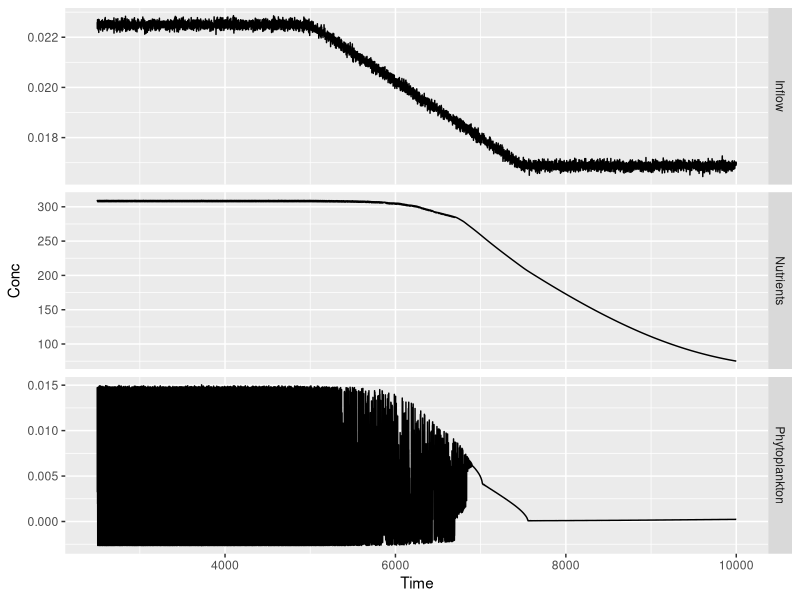

The R source for this figure:
# Lake Model - Mean Field
# Based on Serizawa et al (2008)

library(ggplot2)

##### Simulation Parameters #####
  dt = 0.01
  t.i = 0
  t.f = 10000
  t = seq(t.i,t.f,by=dt)
  timelength = length(t)
  

##### Model Parameters #####
  mu = 0.5 # max growth rate of phytoplankton
  k = 0.01  # nutrient concentration in phytoplankton
  f.P = 1.8 # max predation rate on phytoplankton
  m.N = 0.015 # removal rate of nutrients
  h.N = 0.005 # half saturation of nutrients
  h.P = 4.0 # half saturation of phytoplankton
  I.N = 0.0225/2 # base input rate of nutrient
  P.i = 3 # initial concentration of phytoplankton
  N.i = 0 # initial concentration of nutirents

  stdev = I.N/100

##### Variables #####
  #I.N.data1 = seq(I.N, I.N, length.out = timelength/2) #+ rnorm(timelength, mean = I.N, sd = I.N/10) # input rate of nutrients
  #I.N.data2 = seq(I.N/2, I.N/2, length.out = timelength/2) 
  #I.N.data = abs(c(I.N.data1, I.N.data2))
  I.N.data1 = seq(I.N, I.N, length.out = timelength/2-1) + rnorm(timelength/2, mean = I.N,   sd = stdev)
  I.N.data2 = seq(I.N, I.N/2, length.out = timelength/4-1) + rnorm(timelength/4, mean = I.N,   sd = stdev)
  I.N.data3 = seq(I.N/2, I.N/2, length.out = timelength/4-1) + rnorm(timelength/4, mean = I.N,   sd = stdev)
  I.N.data = c(I.N.data1,I.N.data2,I.N.data3)
  N.data = c(N.i, rep(0, timelength-1)) # Nutrient concentration over time
  P.data = c(P.i, rep(0, timelength-1)) # Phytoplankton concentration over time
  N = N.i # current nutrient concentration
  P = P.i # current phytoplankton concentration
  
##### Functions #####
  
  dN <- function(n,p,i){
    dt*(i - k*mu*n*p/(h.N+n) - N*m.N)
  }
  
  dP <- function(n,p){
    dt*(mu*p*N/(h.N+n) - f.P*p/(h.P+p))
  }
  
  
##### Simulation #####
  for(i in 2:timelength){
    N <- N.data[i-1] + dN(N,P,I.N.data[i])
    P <- P.data[i-1] + dP(N,P)
    N.data[i] <- N
    P.data[i] <- P
  }


##### Plot Parameters #####  
  plot.res.skip = as.integer(1/dt)
  plot.ti = 2500
  plot.tf = t.f
  plot.ti.index = as.integer(plot.ti/dt)
  plot.tf.index = as.integer(plot.tf/dt)
  
 
##### Plotting #####
  
  P.RED <- P.data[seq(plot.ti.index,plot.tf.index,by=as.integer(plot.res.skip))]
  N.RED <- N.data[seq(plot.ti.index,plot.tf.index,by=as.integer(plot.res.skip))]
  I.RED <- I.N.data[seq(plot.ti.index,plot.tf.index,by=as.integer(plot.res.skip))]
  t.RED <- t[seq(plot.ti.index,plot.tf.index,by=as.integer(plot.res.skip))]
  
  
  P.ts <- data.frame(Time = t.RED, Conc = N.RED, Var = rep("Phytoplankton",length(t.RED)))
  N.ts <- data.frame(Time = t.RED, Conc = P.RED, Var = rep("Nutrients",length(t.RED)))
  I.ts <- data.frame(Time = t.RED, Conc = I.RED, Var = rep("Inflow",length(t.RED)))
  
  DATA.ts <- rbind(P.ts, N.ts, I.ts)
  
  p <- ggplot(data = DATA.ts, aes(x=Time,y=Conc)) + geom_line()+facet_grid(Var ~ ., scales = "free")
  p

